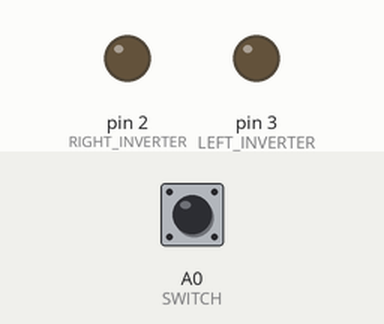
This sketch was run on a simulated Arduino Uno, built with avr-gcc and run on an emulated ATmega328P. Shown: output pins drawn as LEDs (lit = HIGH). Inputs (shaded band) come from the test bench; at power-on: A0 (SWITCH) HIGH.

Above: at 0.1 s.
At 1.1 s:
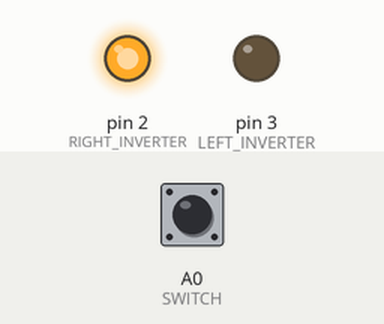
Timing chart, 0 to 2.6 s (numbered marks = the images above):
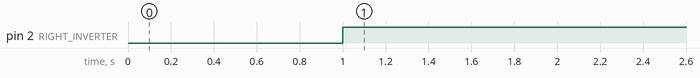

Measured:
- by itself, pin 2 (RIGHT_INVERTER): LOW → HIGH at 1.0 s

The sketch:

flipSwitchDelayed.ino
```cpp
const byte LEFT_INVERTER = 3;
const byte RIGHT_INVERTER = 2;
const byte SWITCH = A0;
const byte LIMIT = A1;
unsigned long prevMillis;
unsigned long currentMillis;
unsigned long passedTime;

void setup() {
  pinMode(LEFT_INVERTER, OUTPUT);
  pinMode(RIGHT_INVERTER, OUTPUT);
  digitalWrite(LEFT_INVERTER, LOW);
  digitalWrite(RIGHT_INVERTER, LOW);
  pinMode(SWITCH, INPUT_PULLUP);
  pinMode(LIMIT, INPUT_PULLUP);
  passedTime = 0;
  prevMillis = 0;
  currentMillis = 0;
}

void loop() {
  currentMillis = millis();
  if (digitalRead(SWITCH) == HIGH) {
    passedTime = passedTime + currentMillis - prevMillis;
    if (passedTime >= 1000) { // when switch was flipped & wasn't flipped back for 1 sec
      digitalWrite(LEFT_INVERTER, LOW);
      digitalWrite(RIGHT_INVERTER, HIGH);
      passedTime = 0;
    }
  } else if (digitalRead(LIMIT) == LOW) {
    digitalWrite(LEFT_INVERTER, HIGH);
    digitalWrite(RIGHT_INVERTER, LOW);
  } else {
    digitalWrite(LEFT_INVERTER, LOW);
    digitalWrite(RIGHT_INVERTER, LOW);
  }
  prevMillis = currentMillis;
}
```
